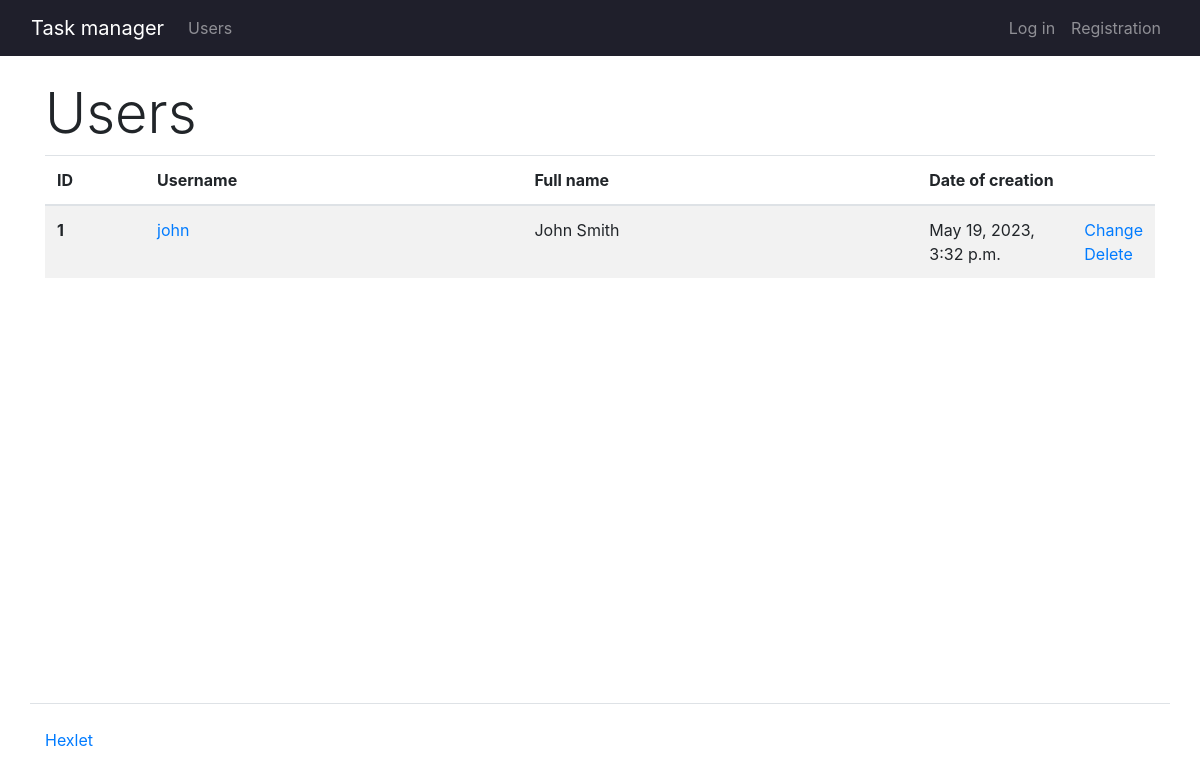
The app's page /users/, older data.
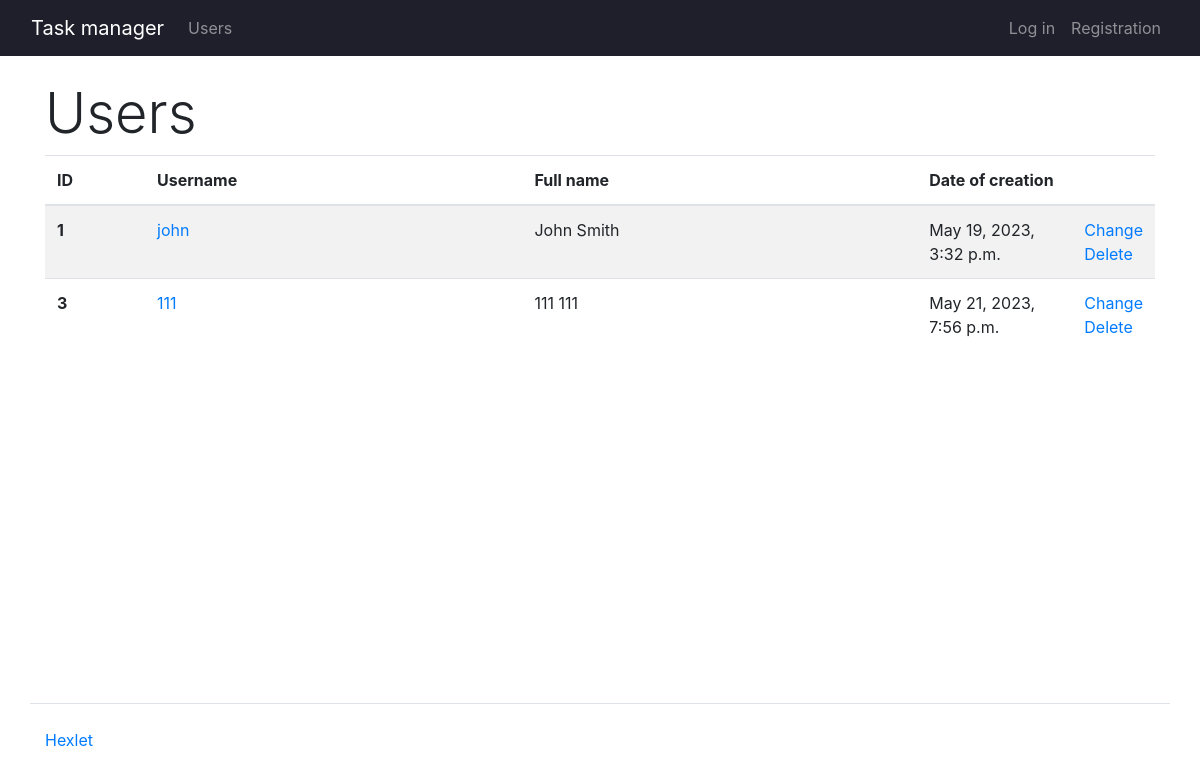
The same page, newer data.
### task_manager/users/models.py (models this page shows, shortened)
class CustomUser(AbstractUser):
    groups = models.ManyToManyField(
        "auth.Group",
        blank=True,
        related_name="customuser_set",
        related_query_name="customuser",
    )
    user_permissions = models.ManyToManyField(
        "auth.Permission",
        blank=True,
        related_name="customuser_set",
        related_query_name="customuser",
    )

### task_manager/users/views.py (the view)
# urls.py: path("", IndexView.as_view(), name="users"),
class IndexView(View):
    def get(self, request):
        users = CustomUser.objects.all()
        return render(request, "users/users.html", context={"users": users})

### task_manager/templates/users/users.html
{% extends 'base.html' %}
{% load i18n %}
{% block content %}
      <h1 class="display-4">{% translate "Users" %}</h1>
      <table class="table table-striped">
        <thead>
          <tr>
            <th scope="col" style="width: 100px;">ID</th>
            <th scope="col">{% translate "Username" %}</th>
            <th scope="col">{% translate "Full name" %}</th>
            <th scope="col" style="width: 155px;">{% translate "Date of creation" %}</th>
            <th scope="col" style="width: 15px;"></th>
          </tr>
        </thead>
        <tbody>
            {% for user in users %}
            <tr>
              <th scope="row">{{ user.id }}</th>
                <td>
                  <a href="{% url 'user_profile' user.id %}">{{ user.username }}</a>
                </td>
                <td>{{ user.first_name }} {{ user.last_name }}</td>
                <td>{{ user.date_joined }}</td>
                <td>
                    <a href="{% url 'user_update' user.id %}">{% translate "Change" %}</a><br>
                    <a href="{% url 'user_delete' user.id %}" rel="nofollow">{% translate "Delete" %}</a>
                </td>
            </tr>
            {% endfor %}
        </tbody>
      </table>
{% endblock %}

Row changes from the older to the newer data that the page shows:
added CustomUser: id "3", username "111", first_name "111", last_name "111", date_joined "May 21, 2023, 7:56 p.m."
